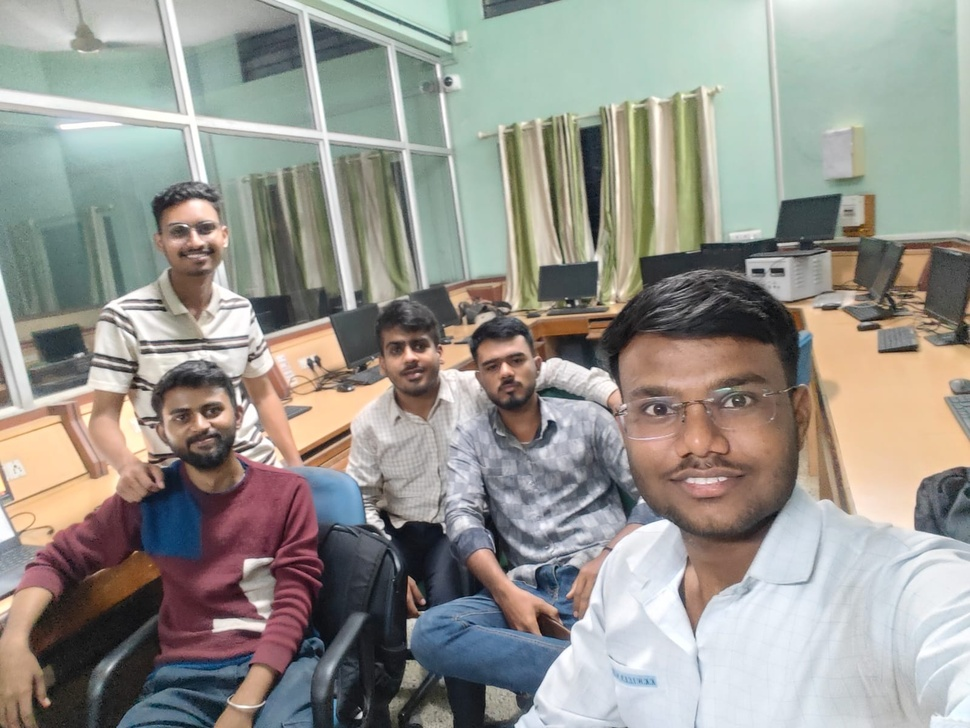
#> input picture backend/uploads/018c65b6_WhatsApp_Image_2026-03-01_at_00.28.35.jpeg, 970 x 728 px, shrunk from 1599 x 1200 before the run; its folder holds only this picture in this run
$ python test_opencv.py
#> lines starting #> are read from the running program, lines starting #| are printed output that depends on the picture
#!/usr/bin/env python3
import os
import sys
import cv2

# Test OpenCV face detection
upload_folder = os.path.join(os.path.dirname(__file__), 'backend', 'uploads')
sample_photos = [f for f in os.listdir(upload_folder)
                 if os.path.isfile(os.path.join(upload_folder, f))
                 and f.lower().endswith(('.jpg', '.jpeg', '.png', '.webp', '.bmp'))]

print("Testing OpenCV Face Detection")
print("=" * 50)

if sample_photos:
    test_photo = os.path.join(upload_folder, sample_photos[0])
    print(f"Testing with: {sample_photos[0]}")

    # Load cascade
    cascade_path = cv2.data.haarcascades + 'haarcascade_frontalface_default.xml'
    print(f"Cascade path: {cascade_path}")
    print(f"Cascade exists: {os.path.exists(cascade_path)}")

    face_cascade = cv2.CascadeClassifier(cascade_path)

    # Load image
    image = cv2.imread(test_photo)
#> image is the input picture: shape (728, 970, 3); mean B, G, R 142.7, 149.3, 151.1
    if image is None:
        print(f"✗ Failed to load image: {test_photo}")
    else:
        print(f"✓ Image loaded: {image.shape}")
#| ✓ Image loaded: (728, 970, 3)

        gray = cv2.cvtColor(image, cv2.COLOR_BGR2GRAY)
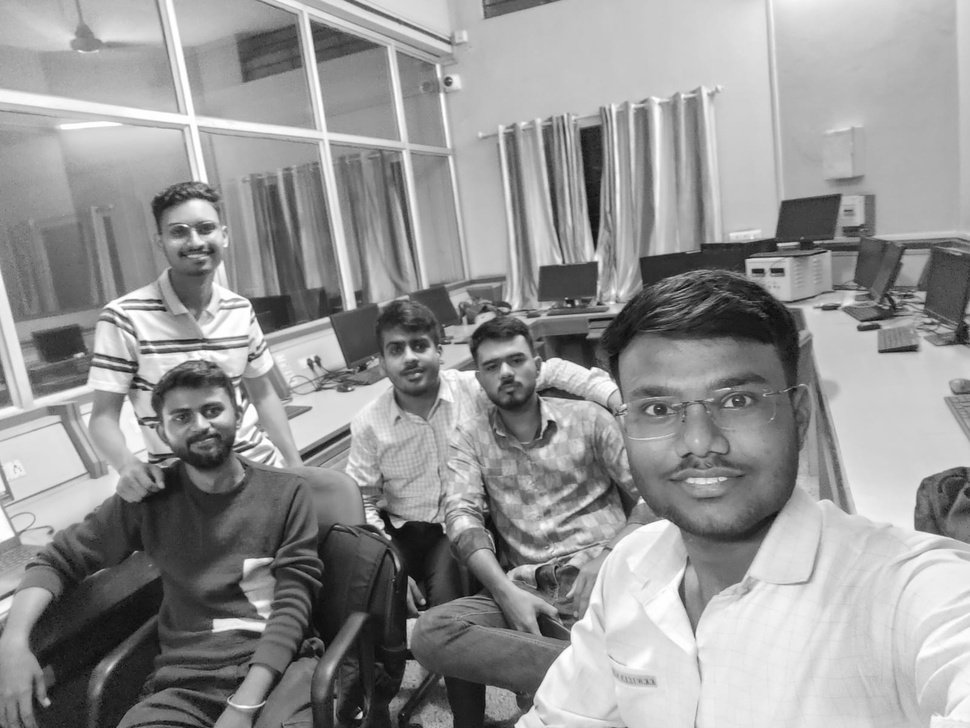
#> gray: shape (728, 970); min 7, max 255, mean 149.1
        faces = face_cascade.detectMultiScale(gray, 1.1, 4)
#> faces = [[155, 201, 76, 76], [375, 321, 70, 70], [470, 336, 69, 69], [160, 382, 80, 80], [22, 361, 130, 130], [604, 330, 198, 198]]

        print(f"✓ Faces detected: {len(faces)}")
#| ✓ Faces detected: 6
        for i, (x, y, w, h) in enumerate(faces):
            print(f"  Face {i+1}: position=({x},{y}) size=({w}x{h})")
#> this loop made 6 passes
#|   Face 1: position=(155,201) size=(76x76)
#|   Face 2: position=(375,321) size=(70x70)
#|   Face 3: position=(470,336) size=(69x69)
#|   Face 4: position=(160,382) size=(80x80)
#|   Face 5: position=(22,361) size=(130x130)
#|   Face 6: position=(604,330) size=(198x198)
else:
    print("✗ No photos found in uploads folder")

$ run again, on backend/uploads/1d002ab5_WhatsApp_Image_2026-03-01_at_00.28.36.jpeg
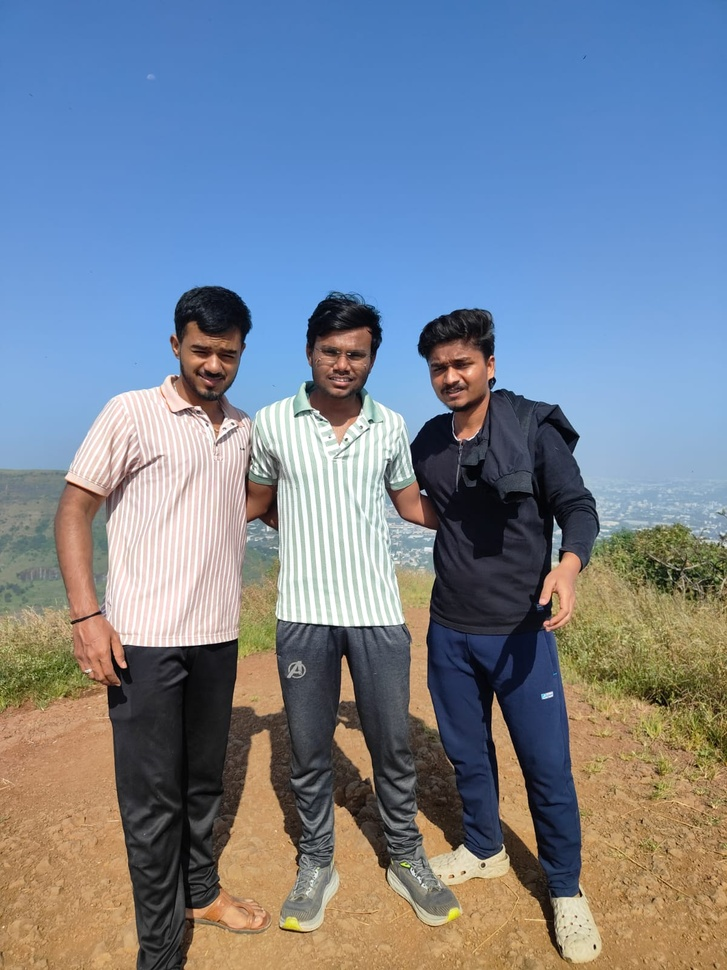
#> input picture backend/uploads/1d002ab5_WhatsApp_Image_2026-03-01_at_00.28.36.jpeg, 727 x 970 px, shrunk from 1200 x 1600 before the run
#> image is the input picture: shape (970, 727, 3); mean B, G, R 146.1, 131, 120
#| ✓ Image loaded: (970, 727, 3)
#> `gray = cv2.cvtColor(image, cv2.COLOR_BGR2GRAY)`:
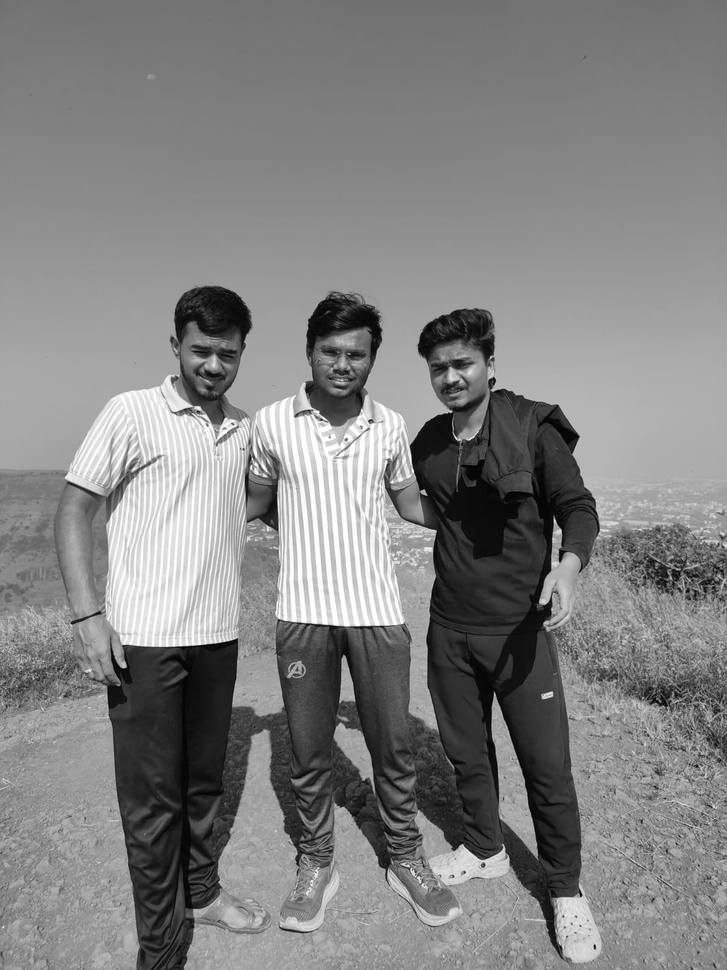
#> gray: shape (970, 727); min 0, max 255, mean 129.4
#> faces = [[308, 327, 70, 70], [417, 338, 71, 71], [121, 824, 55, 55], [173, 322, 80, 80]]
#| ✓ Faces detected: 4
#> the loop `for i, (x, y, w, h) in enumerate(faces):` made 4 passes
#> (printed output is left out)

$ run again, on backend/uploads/1dc6eec5_WhatsApp_Image_2026-03-01_at_00.28.32.jpeg
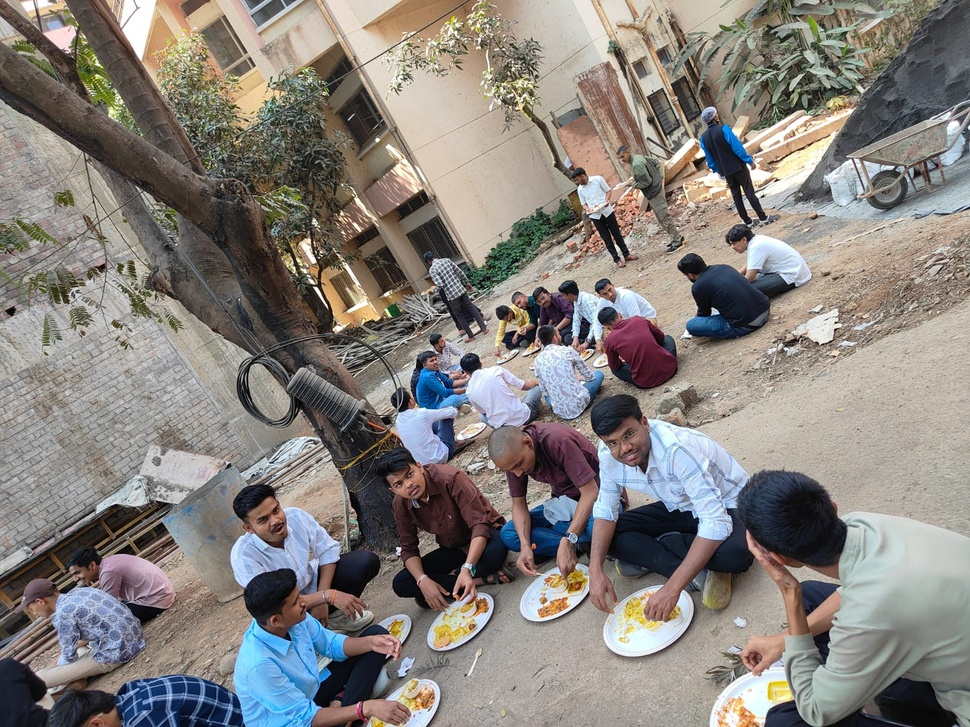
#> input picture backend/uploads/1dc6eec5_WhatsApp_Image_2026-03-01_at_00.28.32.jpeg, 970 x 727 px, shrunk from 1600 x 1200 before the run
#> image is the input picture: shape (727, 970, 3); mean B, G, R 124.6, 129.4, 134.6
#| ✓ Image loaded: (727, 970, 3)
#> `gray = cv2.cvtColor(image, cv2.COLOR_BGR2GRAY)`:
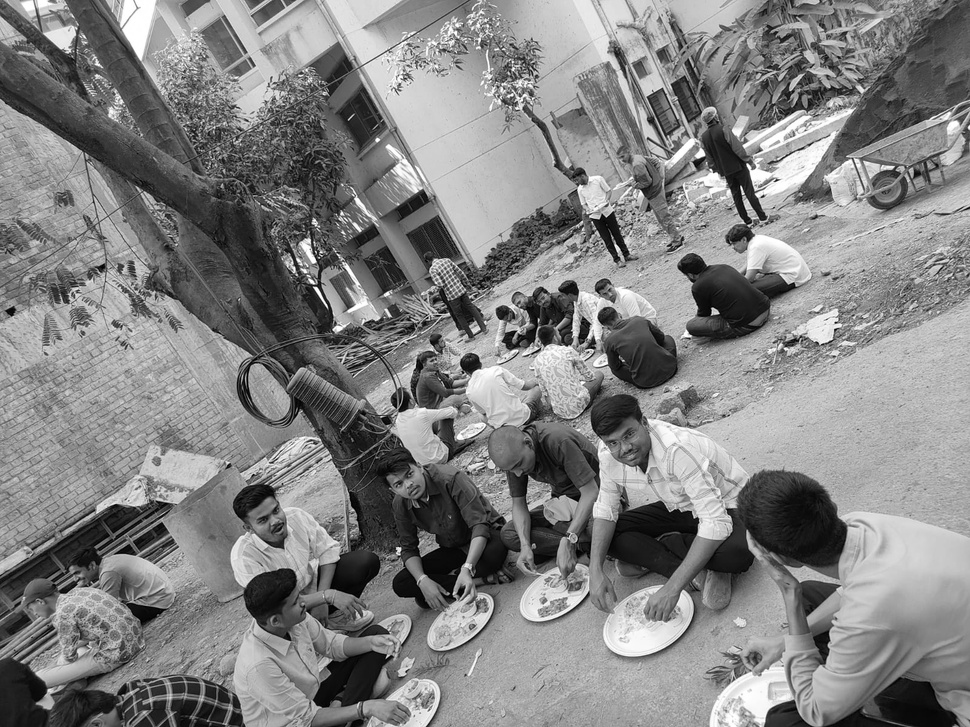
#> gray: shape (727, 970); min 0, max 255, mean 130.4
#> faces = [[158, 666, 57, 57]]
#| ✓ Faces detected: 1
#> the loop `for i, (x, y, w, h) in enumerate(faces):` made 1 pass
#> (printed output is left out)

$ run again, on backend/uploads/0d25016d_WhatsApp_Image_2026-03-02_at_00.28.32.jpeg
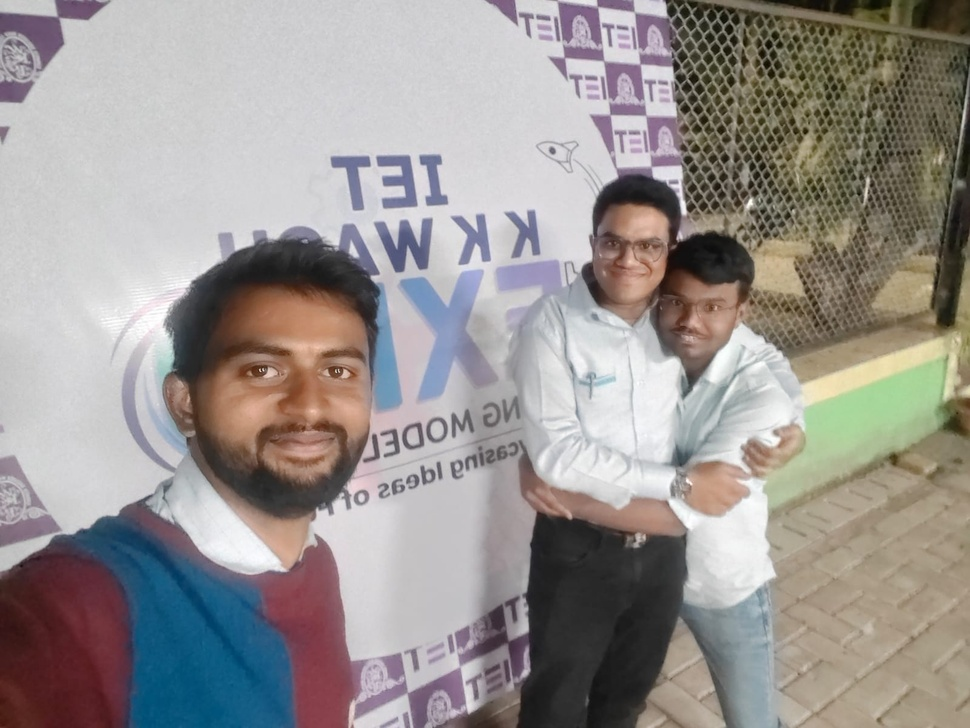
#> input picture backend/uploads/0d25016d_WhatsApp_Image_2026-03-02_at_00.28.32.jpeg, 970 x 728 px, shrunk from 1599 x 1200 before the run
#> image is the input picture: shape (728, 970, 3); mean B, G, R 144.9, 147.7, 153
#| ✓ Image loaded: (728, 970, 3)
#> `gray = cv2.cvtColor(image, cv2.COLOR_BGR2GRAY)`:
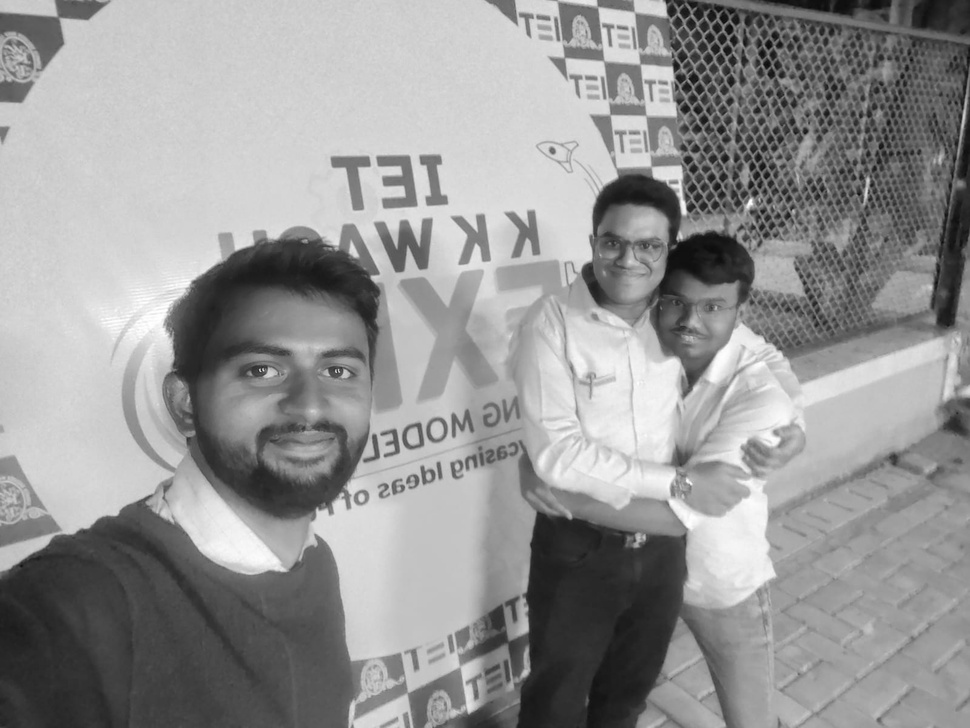
#> gray: shape (728, 970); min 9, max 255, mean 149
#> faces = [[589, 213, 84, 84], [651, 274, 80, 80], [192, 283, 218, 218], [516, 313, 181, 181]]
#| ✓ Faces detected: 4
#> the loop `for i, (x, y, w, h) in enumerate(faces):` made 4 passes
#> (printed output is left out)
